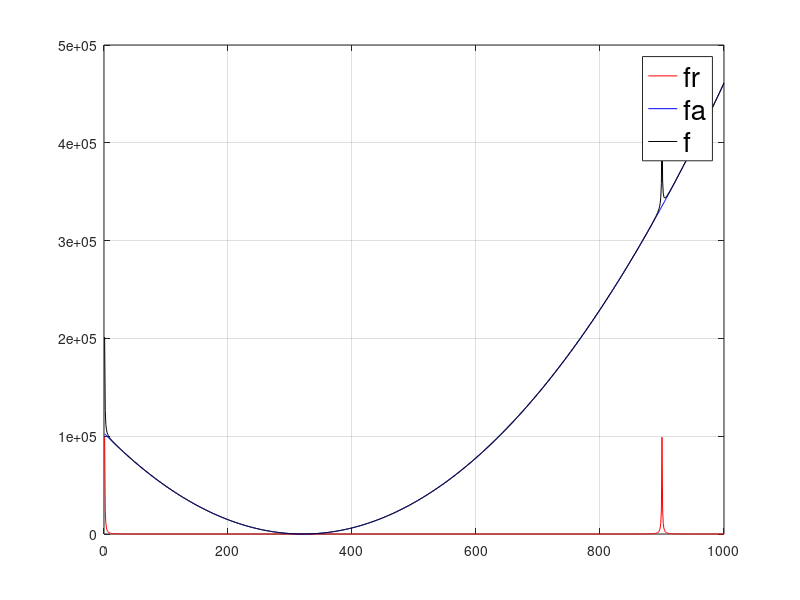
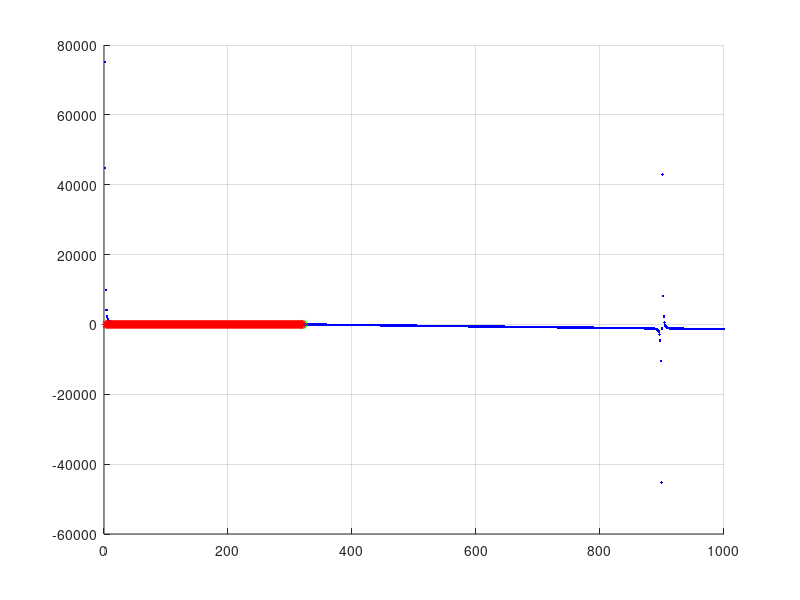

Write MATLAB code to recreate these figures, in order.
clear all
close all
%% moving a long -gradient(f)
% assume very simple example of one dimentional map (robot move in one directon, e.g. along X)

x = 1:1:1000;
goal = 321;
zeta = 1;
fa = zeta*(x - goal).^2;
max(max(fa))

map(x)=false; % 1D map, what a simple one
map(1)=true; % 1D map, 1 obstacle at x=1
map(900)=true; % 1D map, 1 obstacle at x=1
d = bwdist(map);
d0 = 200;
Rho = d + 1; % 1 is added to avoid possible division by zero later
Eta = 100000; % try it with 1, you will find that fr is neglible so we need to fine tune that paramter
fr = Eta*((1./Rho - 1/d0).^2);
fr (Rho > d0) = 0;
max(max(fr))

f = fr + fa;
figure
plot(x,fr,'r-')
grid on
hold on
plot(x,fa,'b-')
hold on
plot(x,f,'k-')
hold off
legend('fr','fa','f','Fontsize',20)

iterations = 1000
Tolerance = 1;
Speed = 1; % if speed is 35, the robot will just bounce with very high error 
start = 2;
current_position = start;
route = [current_position];

grad_x = -1 .* gradient(f);

figure
hold on
plot (x,grad_x, 'b.');
hold off

hold on
plot (goal,0, 'go');
hold off
    
grid on

while (iterations > 0 && abs(current_position - goal) > Tolerance)
    
    delta_x = grad_x(floor(current_position));
     
    % we need only the directions (the speed can be created as another parameter)
    delta_Direction_x = delta_x/norm(delta_x); % only get the sign; either positive or negative 
    
    new_route_x = current_position + Speed * delta_Direction_x;
    
    current_position = new_route_x
    
    hold on
    plot (new_route_x,0, 'r*');
    hold off
    
    
    route = [route; current_position];
    iterations = iterations - 1;
end 

route

